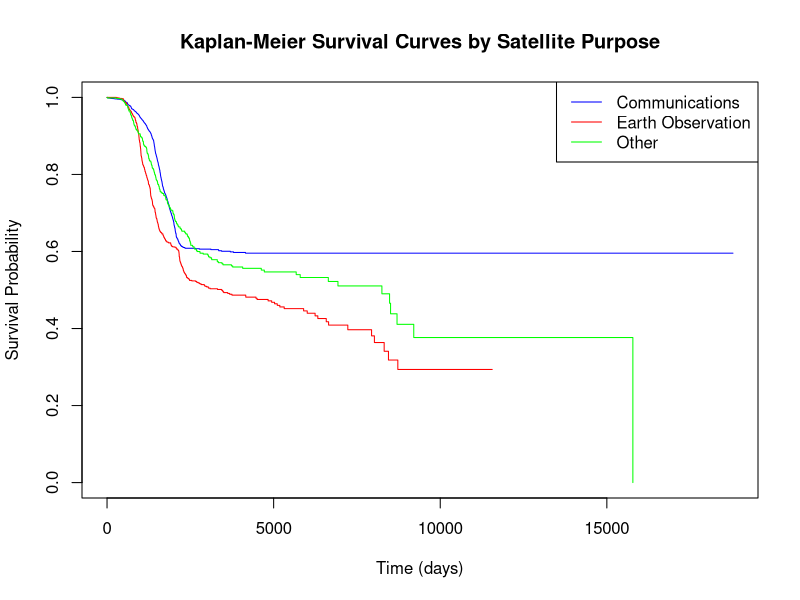
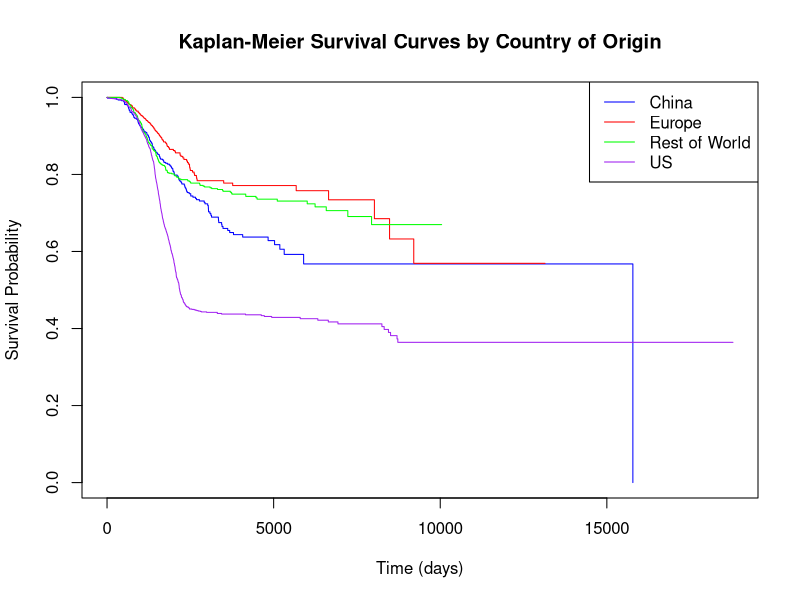
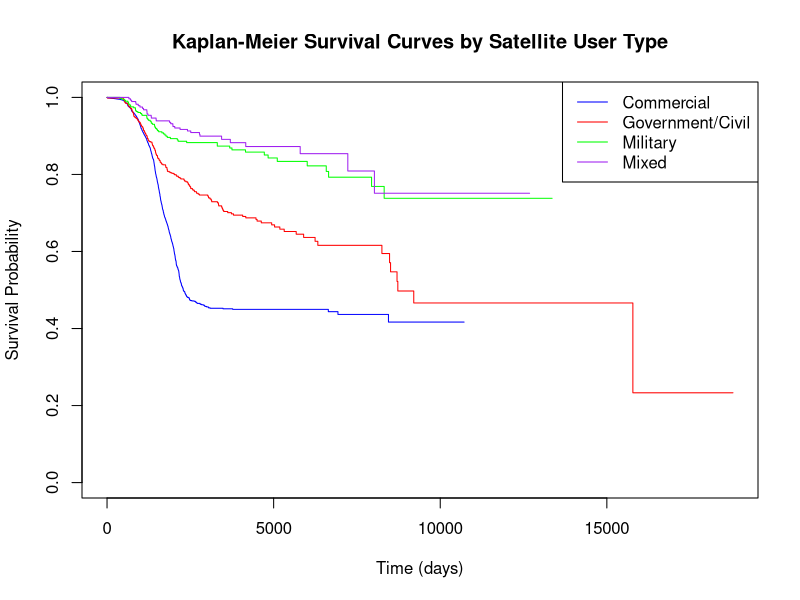
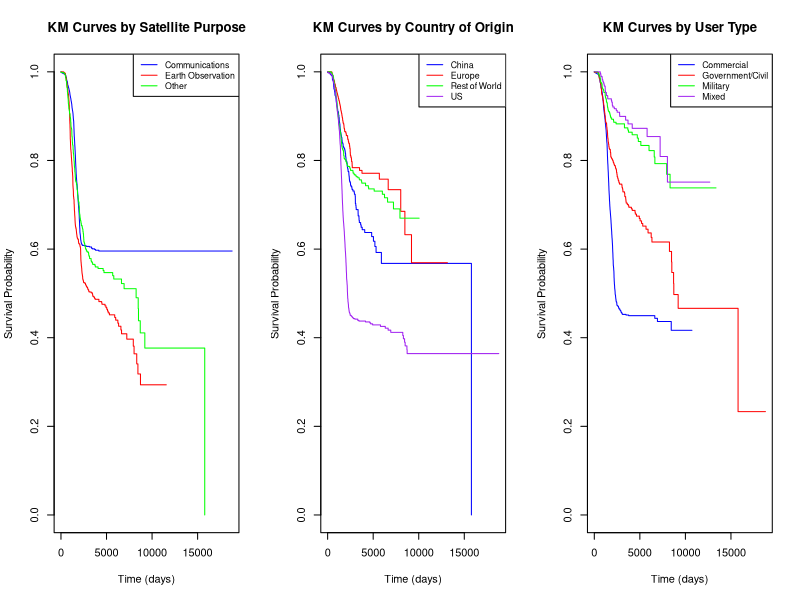
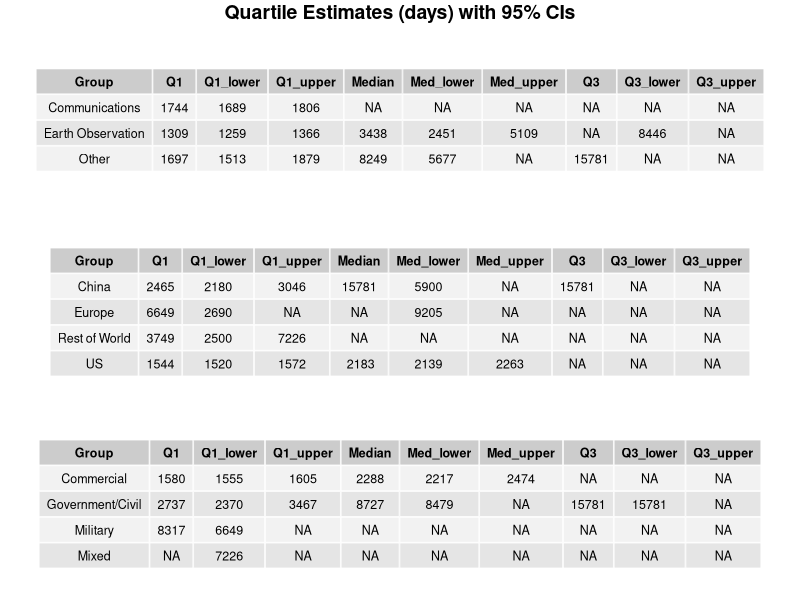

These figures' R source, in order:
df<- readr::read_csv("02_data_grouped.csv")   # tidyverse (faster)
# Take a random sample of 20 rows
sample_df <- df[sample(nrow(df), 20), ]

# Export to CSV
write.csv(sample_df, "sample_data.csv", row.names = FALSE)
###################################################################################
################ Purpose as categorical variable #########################################
#################################################################################
table(df$purpose_grouped)
table(df$purpose_grouped, df$event)

#Course requires max 4 categorical variables so grouping required

df$purpose_3 <- ifelse(df$purpose_grouped %in% c("Navigation", "Other", "Science", "Technology"),
                       "Other", df$purpose_grouped)

df$purpose_3 <- as.factor(df$purpose_3)

table(df$purpose_3, df$event)


library(survival)

km_fit <- survfit(Surv(time_days, event) ~ purpose_3, data = df)
plot(km_fit,
     col = c("blue", "red", "green"),
     lty = 1,
     xlab = "Time (days)",
     ylab = "Survival Probability",
     main = "Kaplan-Meier Survival Curves by Satellite Purpose")

legend("topright",
       legend = levels(df$purpose_3),
       col = c("blue", "red", "green"),
       lty = 1)

print(km_fit)

quantile(km_fit, probs = c(0.25, 0.50, 0.75))

survdiff(Surv(time_days, event) ~ purpose_3, data = df, rho = 1)

###################################################################################
################ COuntry of origin as categorical varaible #################################
#################################################################################
table(df$country_grouped, df$event)
#Again 5 groups are in the data we merge Russian and Other and make a new group called rest of the world

df$country_4 <- ifelse(df$country_grouped %in% c("Russia", "Other"),
                       "Rest of World", df$country_grouped)

df$country_4 <- as.factor(df$country_4)

table(df$country_4, df$event)

km_fit_2 <- survfit(Surv(time_days, event) ~ country_4, data=df)
print(km_fit_2
    )



plot(km_fit_2,
     col = c("blue", "red", "green", "purple"),
     lty = 1,
     xlab = "Time (days)",
     ylab = "Survival Probability",
     main = "Kaplan-Meier Survival Curves by Country of Origin")

legend("topright",
       legend = levels(df$country_4),
       col = c("blue", "red", "green", "purple"),
       lty = 1)


quantile(km_fit_2, probs = c(0.25, 0.50, 0.75))
survdiff(Surv(time_days, event) ~ country_4, data = df, rho = 1)




##################################################################################
################ Purpose as categorical varaible #################################
#################################################################################




table(df$users_grouped, df$event)

#Again 5 groups Government and Civil seemed the most logical to group 

df$users_4 <- ifelse(df$users_grouped %in% c("Civil", "Government"),
                     "Government/Civil", df$users_grouped)

df$users_4 <- as.factor(df$users_4)

table(df$users_4, df$event)






km_fit_3 <- survfit(Surv(time_days, event) ~ users_4, data = df)


print(km_fit_3)


quantile(km_fit_3, probs = c(0.25, 0.50, 0.75))


plot(km_fit_3,
     col = c("blue", "red", "green", "purple"),
     lty = 1,
     xlab = "Time (days)",
     ylab = "Survival Probability",
     main = "Kaplan-Meier Survival Curves by Satellite User Type")

legend("topright",
       legend = levels(df$users_4),
       col = c("blue", "red", "green", "purple"),
       lty = 1)

survdiff(Surv(time_days, event) ~ users_4, data = df, rho = 1)



install.packages("gridExtra")


library(survival)
library(gridExtra)
library(grid)

# ── 1. KM PLOTS ──────────────────────────────────────────────────────────────
png("KM_plots.png", width = 1800, height = 600, res = 150)
par(mfrow = c(1, 3))

# Purpose
plot(km_fit,
     col = c("blue", "red", "green"), lty = 1,
     xlab = "Time (days)", ylab = "Survival Probability",
     main = "KM Curves by Satellite Purpose")
legend("topright", legend = levels(df$purpose_3),
       col = c("blue", "red", "green"), lty = 1, cex = 0.8)

# Country
plot(km_fit_2,
     col = c("blue", "red", "green", "purple"), lty = 1,
     xlab = "Time (days)", ylab = "Survival Probability",
     main = "KM Curves by Country of Origin")
legend("topright", legend = levels(df$country_4),
       col = c("blue", "red", "green", "purple"), lty = 1, cex = 0.8)

# User type
plot(km_fit_3,
     col = c("blue", "red", "green", "purple"), lty = 1,
     xlab = "Time (days)", ylab = "Survival Probability",
     main = "KM Curves by User Type")
legend("topright", legend = levels(df$users_4),
       col = c("blue", "red", "green", "purple"), lty = 1, cex = 0.8)

dev.off()

# ── 2. QUARTILE TABLES ───────────────────────────────────────────────────────
make_table <- function(km_fit, groups) {
  q <- quantile(km_fit, probs = c(0.25, 0.50, 0.75))
  data.frame(
    Group    = groups,
    Q1       = q$quantile[, 1],
    Q1_lower = q$lower[, 1],
    Q1_upper = q$upper[, 1],
    Median   = q$quantile[, 2],
    Med_lower= q$lower[, 2],
    Med_upper= q$upper[, 2],
    Q3       = q$quantile[, 3],
    Q3_lower = q$lower[, 3],
    Q3_upper = q$upper[, 3]
  )
}

t1 <- make_table(km_fit,  levels(df$purpose_3))
t2 <- make_table(km_fit_2, levels(df$country_4))
t3 <- make_table(km_fit_3, levels(df$users_4))

png("Quartile_tables.png", width = 2000, height = 900, res = 150)
grid.arrange(
  tableGrob(t1, rows = NULL, theme = ttheme_default(base_size = 9)),
  tableGrob(t2, rows = NULL, theme = ttheme_default(base_size = 9)),
  tableGrob(t3, rows = NULL, theme = ttheme_default(base_size = 9)),
  nrow = 3,
  top = textGrob("Quartile Estimates (days) with 95% CIs", 
                 gp = gpar(fontsize = 14, fontface = "bold"))
)
dev.off()
